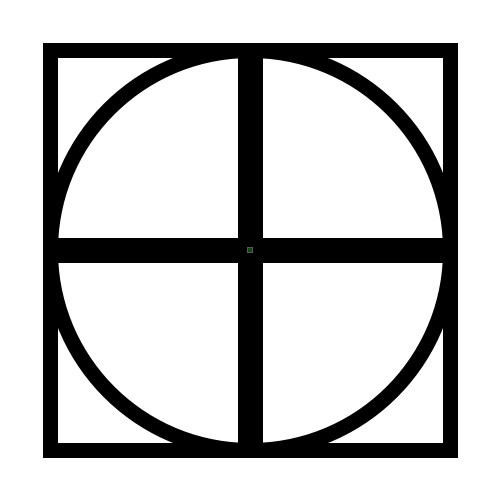
Frame 1 (no input)
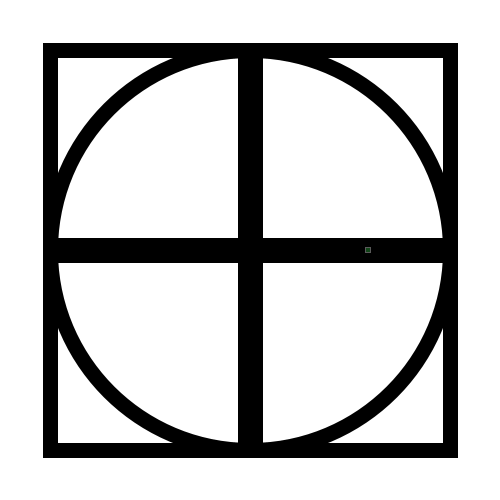
Frame 60 (the mouse pressed at the canvas centre just before this capture)
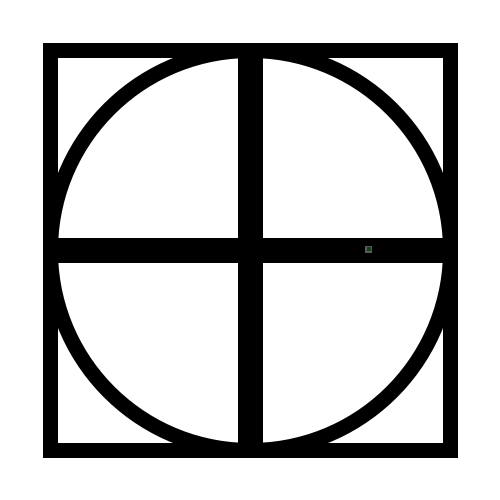
Frame 120 (the mouse held since frame 60 and released just before this capture)

The Processing sketch that drew these frames (run headless with seeded random() and noise(); from frame 60 on, the mouse is pressed at the canvas centre):

// Processing sketch: Traking_car_
// ── Traking_car_.pde
//Car car = new Car();
ArrayList<Car> cars = new ArrayList<Car>();
int numCars = 2000;
int trackColor = color(random(255));
Track track = new Track();
void setup() {
  size(500, 500);
  for (int i = 0; i < numCars; ++i) {
    cars.add(new Car());
  }
}
void draw() {
  background(255);
  translate(width/2, height/2);
  scale(1, -1);
  track.draw();
  for (Car car : cars) {
    car.draw();
  }
}
void mousePressed( ) {
  for (Car car : cars) {
    car.x = mouseX-width/2 + random(1);
    car.y = height/2-mouseY + random(1);
  }
}

// ── Car.pde
class Car {
  float directionRadians = 0;
  float pixelsPerSecond = 2;
  float x = 0;
  float y = 0;
  float carLength = 5;
  float carWidth = 5;
  float servoSensitivity = 10;
  int carColor;
  boolean turnsLeftWhenOffTrack = random(1)<.5; 

  boolean offTrack;
  Car() {
    carColor = color(random(255), random(255), random(255));
  }
  float angleCorrection() {
    return 0.01 * servoSensitivity * pixelsPerSecond;
  }

  void draw() {
    pushMatrix();
    strokeWeight(1);
    fill(carColor);
    stroke(90);
    rectMode(CENTER);
    translate(x, y);
    //    if (y>0) {
    //      directionRadians = -directionRadians;
    //    }
    rotate(directionRadians);
    rect(0, 0, carLength, carWidth);
    x += pixelsPerSecond * cos(directionRadians);
    y += pixelsPerSecond * sin(directionRadians);
    boolean offRightSide = offTrack(carLength * .5, carWidth/2);
    boolean offLeftSide = offTrack(carLength * .5, -carWidth/2);
    if (offRightSide && offLeftSide) {
      if (turnsLeftWhenOffTrack) {
        directionRadians += angleCorrection();
      } else
        directionRadians -= angleCorrection();
    } else
      //Right Sensor
    if (offRightSide) {
      directionRadians -= angleCorrection();
    } else 
      //Left Sensor 
    if (offLeftSide) {
      directionRadians += angleCorrection();
    }

    popMatrix();
  }
  boolean offTrack(float dx, float dy) {
    float cosAngle = cos(directionRadians);
    float sinAngle = sin(directionRadians);
    float dxRotated = dx * cosAngle - dy * sinAngle;
    float dyRotated = dx * sinAngle + dy * cosAngle;
    int xIndex = round(width/2 + x + dxRotated);
    int yIndex = round(height/2 - y - dyRotated);
    color trackPixel =get(xIndex, yIndex);// pixels[xIndex + yIndex * width]; //
    float greyLevel =  (red(trackPixel) + green(trackPixel) + blue(trackPixel)) / 3;
    //    println(""+ xIndex + "," + yIndex +"=" + blue(trackPixel));
    //    println(mouseX, mouseY);
    return greyLevel > 100;
    //    return get(xIndex, yIndex) != TRACK_COLOR;
  }
}

// ── Track.pde
class Track {
  void draw() {
    stroke(0);
    strokeWeight(15);

    rectMode(CENTER);
    noFill();
    ellipse(0, 0, 400, 400);
    rect(0, 0, 400, 400);
    rect(0, 0, 10, 400);
    rect(0, 0, 400, 10);
  }
}
